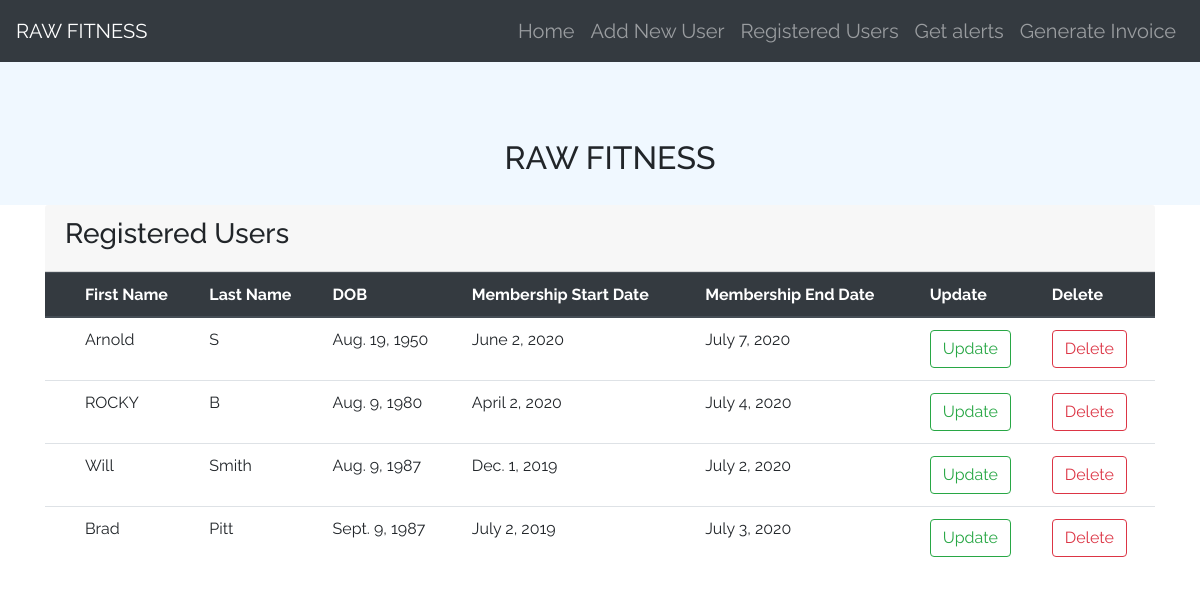
The page /list/ on the database as committed earlier.
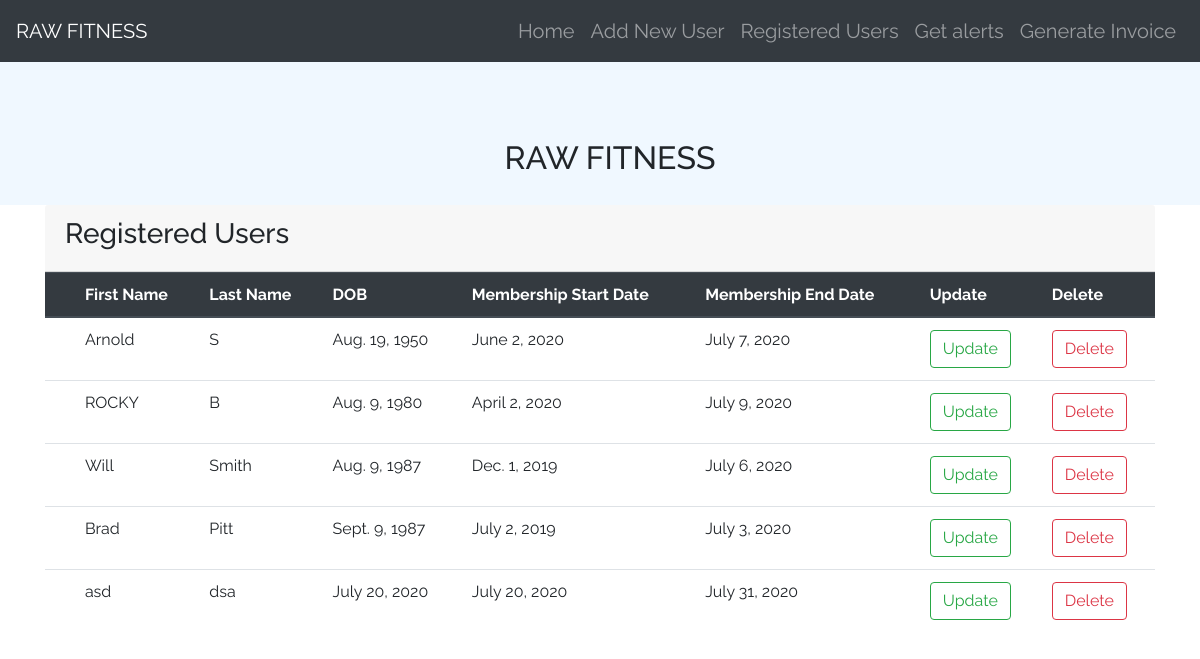
The same page on the database as committed later.
### fitness/models.py (models this page shows, shortened)
class AddUsers(models.Model):
	first_name = models.CharField(max_length=300)
	last_name = models.CharField(max_length=300)
	date_of_birth = models.DateField()
	age = models.IntegerField(max_length=2)
	sex = models.CharField(max_length=10)
	height = models.CharField(max_length=20)
	weight = models.CharField(max_length=20)
	full_address = models.TextField(max_length=None)
	phone_number = models.CharField(max_length=20)
	alternate_phone = models.CharField(max_length=20)
	membership_start_date = models.DateField(default=timezone.now)
	membership_end_date = models.DateField(default=timezone.now)
	blood_group =  models.CharField(max_length=20)
	medical_history =  models.CharField(max_length=300)

### fitness/views.py (the view)
# urls.py: path('list/',views.UsersListView.as_view(),name='list'),
class UsersListView(ListView):
	model = AddUsers
	template_name = 'users_list.html'
	def get_context_data(self, **kwargs):
		context = super(UsersListView, self).get_context_data(**kwargs)
		return context

### assets/templates/users_list.html (shortened to what this page needs)
{% extends "base.html" %}
{% load widget_tweaks %}
{% block content %}
<div class="container">
  <div class="card-header">
    <h3>Registered Users</h3>
  </div>
  <div class="table-responsive">
    <table class="table">
      <thead  class="thead-dark">
        <tr>
          <th scope="row"></th>
          <th scope="col">First Name</th>
          <th scope="col">Last Name</th>
          <th scope="col">DOB</th>
          <th scope="col">Membership Start Date</th>
          <th scope="col">Membership End Date</th>
          <th scope="col">Update</th>
          <th scope="col">Delete</th>
        </tr>
      </thead>
      <tbody>
        {% for object in object_list %}
        <tr>
          <th scope="row"></th>
          <td>{{object.first_name}}</td>
          <td>{{object.last_name}}</td>
          <td>{{object.date_of_birth }}</td>
          <td>{{object.membership_start_date}}</td>
          <td>{{object.membership_end_date}}</td>
          {% if object.id  %}
              <td><a class="btn btn-outline-success" href="{% url 'update' pk=object.id %}">Update</a></td>
              <td><a class="btn btn-outline-danger" href="{% url 'delete' pk=object.id %}">Delete</a></td>
          {% endif %}
        {% endfor %}
        </tr>
      </tbody>
    </table>
</div>
</div>
{% endblock %}

### assets/templates/base.html (shortened to what this page needs)
{% load static %}
<html>
<head>
  <link rel="stylesheet" href="https://stackpath.bootstrapcdn.com/bootstrap/4.3.0/css/bootstrap.min.css">
  <link rel="stylesheet" href="https://use.fontawesome.com/releases/v5.6.3/css/all.css">
  <link rel="stylesheet" href="{% static 'css/styles.css' %}">
</head>
   <body>
     <nav class="navbar navbar-expand-lg navbar-dark bg-dark">
       <a class="navbar-brand" href="#">RAW FITNESS</a>
       <div class="collapse navbar-collapse" id="navbarSupportedContent">
         <ul class="navbar-nav ml-auto">
           <li class="nav-item">
             <a class="nav-link" href="{% url 'home' %}">Home</a>
           </li>
          <li class="nav-item">
            <a class="nav-link" href="{% url 'add' %}">Add New User</a>
          </li>
          <li class="nav-item">
            <a class="nav-link" href="{% url 'list' %}">Registered Users</a>
          </li>
          <li class="nav-item">
            <a class="nav-link" href="{% url 'get_alerts' %}">Get alerts</a>
          </li>
          <li class="nav-item">
            <a class="nav-link" href="{% url 'generate_invoice' %}">Generate Invoice</a>
          </li>
        </ul>
      </div>
    </nav>
    <div class="page-header">
      <div class="row"  style="margin-top:5%;">
      <div class="col-md-12">
        <center><h2>RAW FITNESS</h2></center>
      </div>
    </div>
  </div>
    <div class="content-container">
           {% block content %}
           {% endblock %}
    </div>
</body>
</html>

### assets/static/css/styles.css (style rules this page uses)
body { font-family: 'Raleway'; font-size: 20px; }
.page-header { background-color: aliceblue; margin-top: 0; padding: 20px 20px 20px 40px; }
h1, h2, h3, h4,h5,h6 { font-family: 'Raleway'; }

Rows that differ between the two databases and show on the page:
changed AddUsers "ROCKY": membership_end_date "July 4, 2020" → "July 9, 2020"
changed AddUsers "Will": membership_end_date "July 2, 2020" → "July 6, 2020"
added AddUsers: first_name "asd", last_name "dsa", date_of_birth "July 20, 2020", membership_start_date "July 20, 2020", membership_end_date "July 31, 2020", shows "Update"
